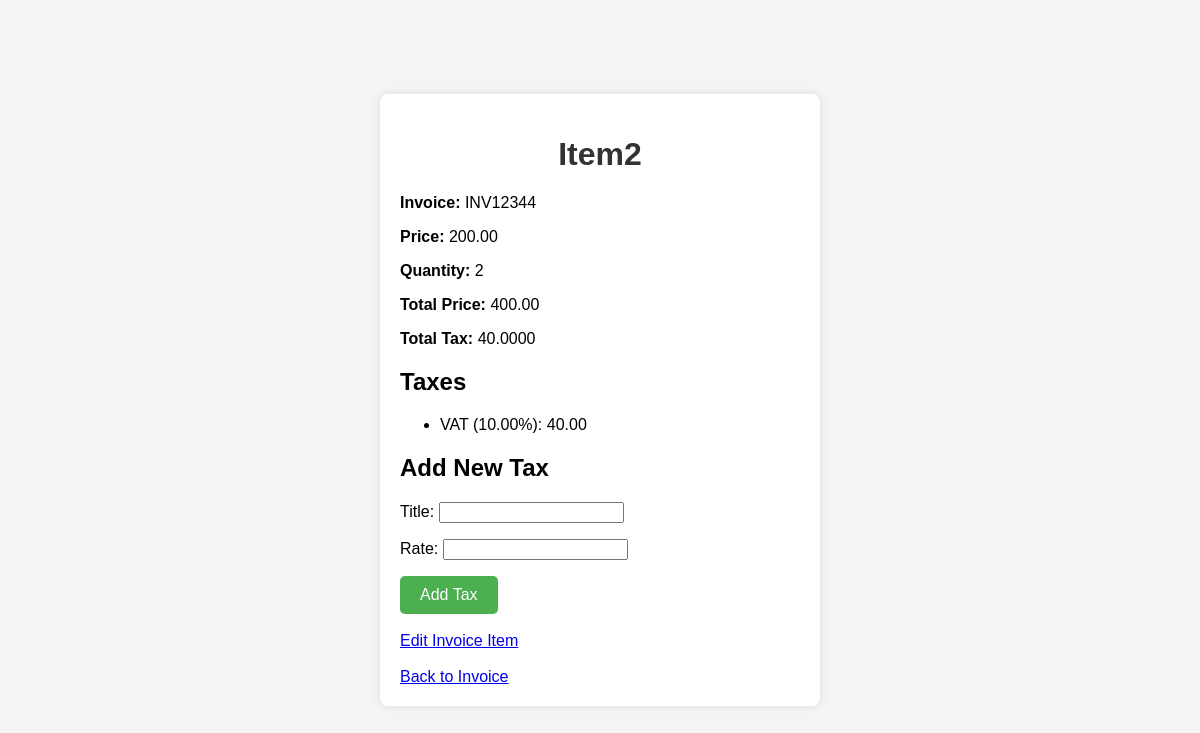
/invoices/item/2/, run on the app's committed database.
### invoices/models.py (models this page shows, shortened)
class InvoiceItem(models.Model):
    invoice = models.ForeignKey(Invoice, related_name='items', on_delete=models.CASCADE)
    name = models.CharField(max_length=100)
    price = models.DecimalField(max_digits=10, decimal_places=2)
    quantity = models.IntegerField()
    def total_price(self):
        return self.price * self.quantity
    def total_taxes(self):
        return sum(tax.calculate_tax(self.total_price()) for tax in self.taxes.all())

class Invoice(models.Model):
    date = models.DateField()
    invoice_number = models.CharField(max_length=20, unique=True)
    currency = models.CharField(max_length=3)

class Tax(models.Model):
    item = models.ForeignKey(InvoiceItem, related_name='taxes', on_delete=models.CASCADE)
    title = models.CharField(max_length=50)
    rate = models.DecimalField(max_digits=5, decimal_places=2)
    def calculate_tax(self, price):
        return (self.rate / 100) * price

### invoices/views.py (the view)
# urls.py: path('item/<int:pk>/', views.view_invoice_item, name='view_invoice_item'),
def view_invoice_item(request, pk):
    item = get_object_or_404(InvoiceItem, pk=pk)
    if request.method == 'POST':
        tax_form = TaxForm(request.POST)
        if tax_form.is_valid():
            new_tax = tax_form.save(commit=False)
            new_tax.item = item
            new_tax.save()
            return redirect('view_invoice_item', pk=item.pk)
    else:
        tax_form = TaxForm()
    taxes = []
    for tax in item.taxes.all():
        calculated_tax = tax.calculate_tax(item.total_price())
        taxes.append({
            'title': tax.title,
            'rate': tax.rate,
            'calculated_tax': calculated_tax,
        })
    context = {
        'item': item,
        'taxes': taxes,
        'tax_form': tax_form,
        'total_taxe': item.total_taxes(),
    }
    return render(request, 'invoices/view_invoice_item.html', context)

### invoices/forms.py
class TaxForm(forms.ModelForm):
    class Meta:
        model = Tax
        fields = ['title', 'rate']

### invoices/templates/invoices/view_invoice_item.html (shortened to what this page needs)
<!DOCTYPE html>
<html lang="en">
<head>
</head>
<body>
    <div class="container">
        <h1>{{ item.name }}</h1>
        <div class="item-detail">
            <p><strong>Invoice:</strong> {{ item.invoice.invoice_number }}</p>
            <p><strong>Price:</strong> {{ item.price }}</p>
            <p><strong>Quantity:</strong> {{ item.quantity }}</p>
            <p><strong>Total Price:</strong> {{ item.total_price }}</p>
            <p><strong>Total Tax:</strong> {{ item.total_taxes }}</p>
        </div>
        <div class="taxes">
            <h2>Taxes</h2>
            <ul>
                {% for tax in taxes %}
                    <li>{{ tax.title }} ({{ tax.rate }}%): {{ tax.calculated_tax|floatformat:2 }}</li>
                {% endfor %}
            </ul>
        </div>
        <h2>Add New Tax</h2>
        <form method="post" class="add-item-form">
            {{ tax_form.as_p }}
            <button type="submit">Add Tax</button>
        </form>
        <br>
        <a href = "{% url 'edit_invoice_item' item.id %}" class="edit-button">Edit Invoice Item</a>
        <br>
        <br>
        <a href="{% url 'invoice_detail' item.invoice.id %}" class="back-button">Back to Invoice</a>
    </div>
</body>
</html>

### invoices/templates/invoices/view_invoice_item.html (style rules this page uses)
body { font-family: Arial, sans-serif; background-color: #f4f4f4; margin: 0; padding: 0; display: flex; justify-content: center; align-items: center; height: 100vh; }
.container { background-color: white; padding: 20px; border-radius: 8px; box-shadow: 0 0 10px rgba(0, 0, 0, 0.1); width: 400px; }
h1 { text-align: center; color: #333; }
.item-detail { margin-bottom: 15px; }
.taxes { margin-top: 20px; }
.add-item-form button { background-color: #4CAF50; color: white; padding: 10px 20px; border: none; border-radius: 5px; font-size: 16px; cursor: pointer; }

### data on the page
InvoiceItem: name "Item2", invoice.invoice_number "INV12344", price "200.00", quantity "2", total_price "400.00", total_taxes "40.0000"
Tax: title "VAT", rate "10.00"

### other printed values
{{ tax.calculated_tax|floatformat:2 }} "40.00"
